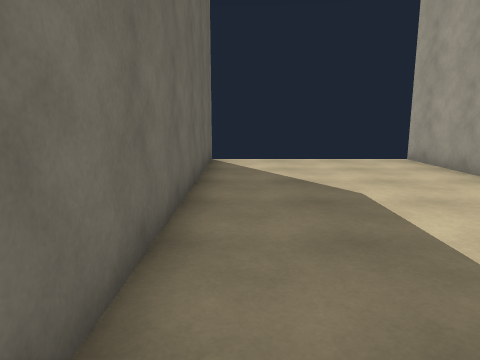
view 1 (above)

24 first-person views from a walk through a 3-D level made in the Unity game engine. The camera is 1.4 m above the floor, tilts 10° down and sees 70° across. The floor is counted in squares, 1 m on a side. Each view is taken from the middle of a square. On the plan, view 1 faces up. The plan holds only what a view shows up to about 15 squares ahead; the rest is blank. The place goes on beyond the plan. The player is left out. Door leaves are left out, so doorways stand open.

view 2
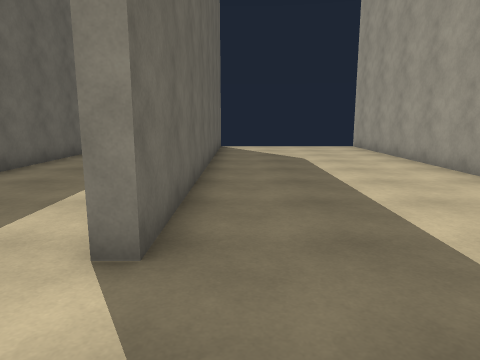

view 3
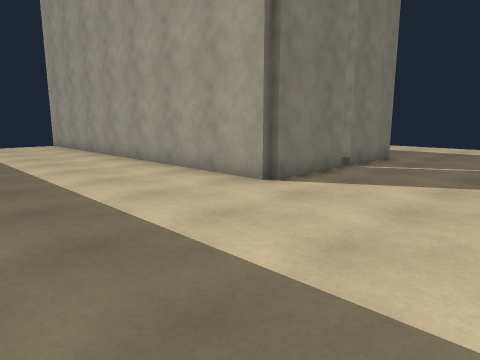

view 4
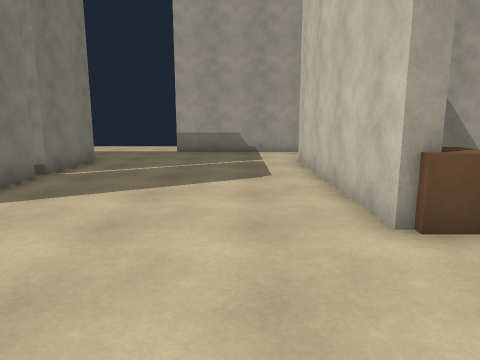

view 5
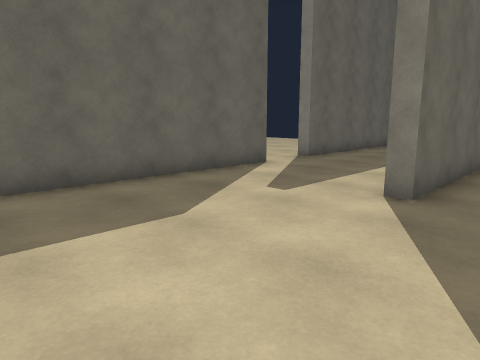

view 6
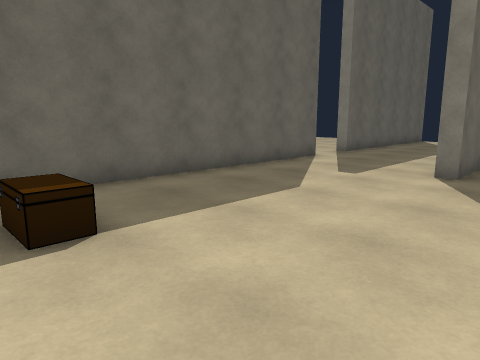

view 7
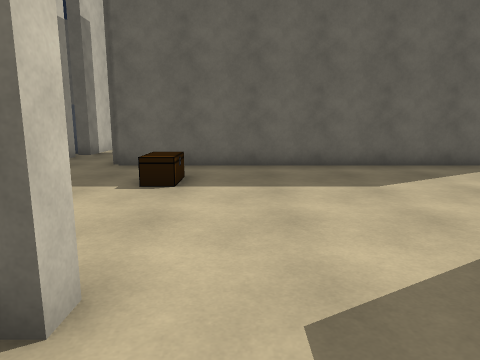

view 8
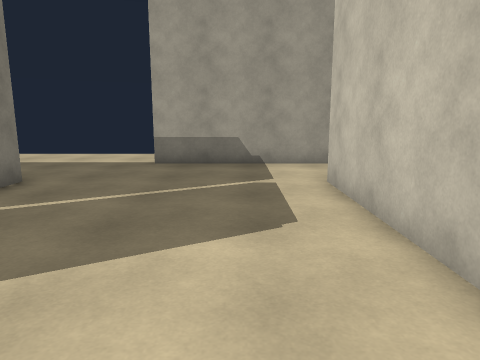

view 9
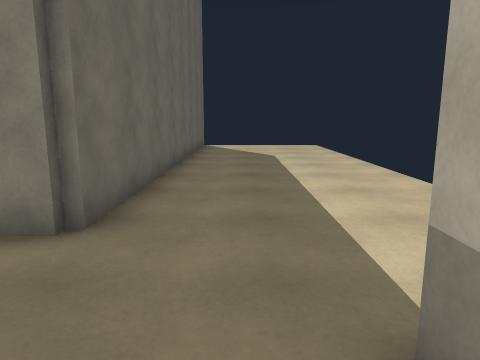

view 10
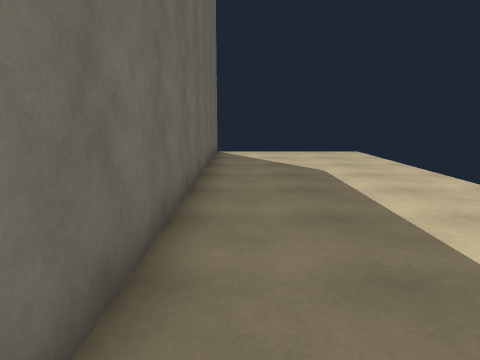

view 11
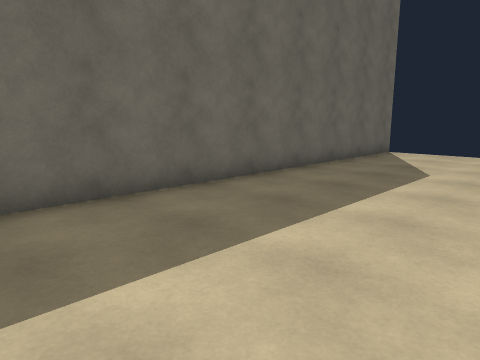

view 12
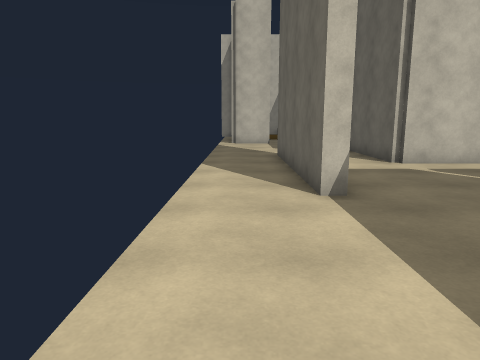

view 13
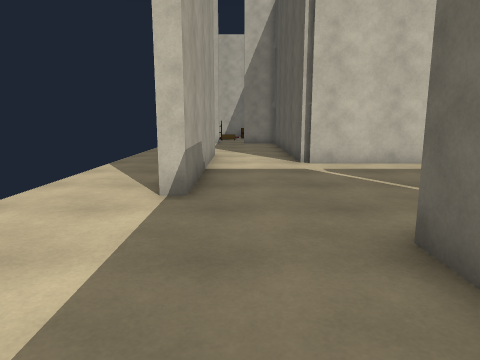

view 14
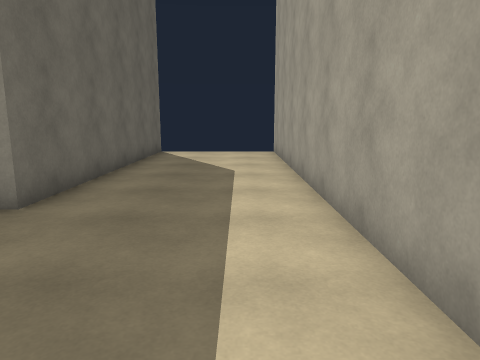

view 15
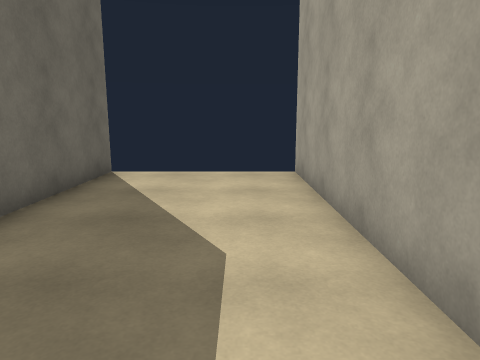

view 16
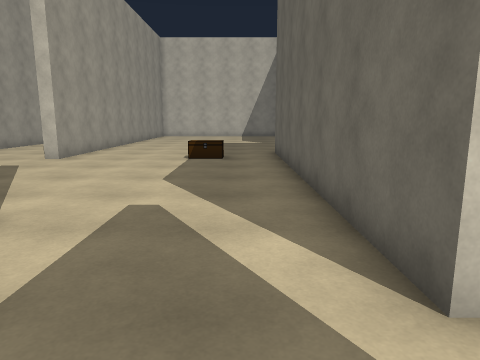

view 17
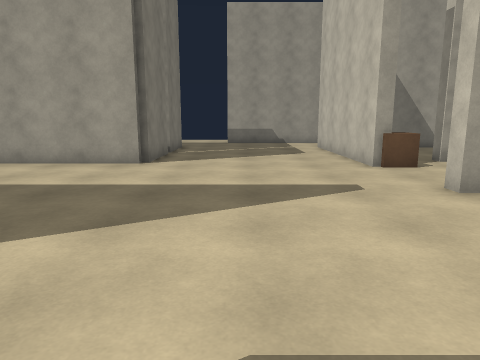

view 18
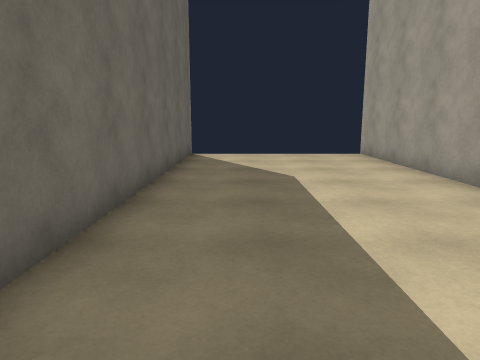

view 19
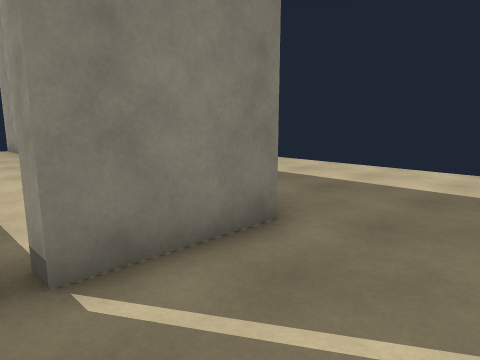

view 20
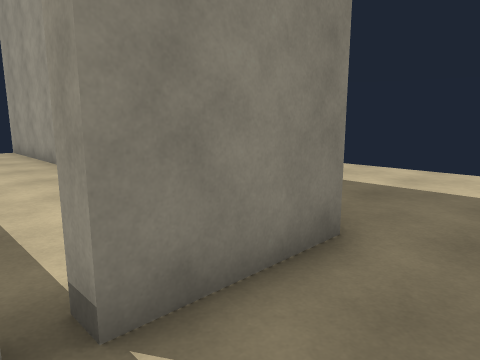

view 21
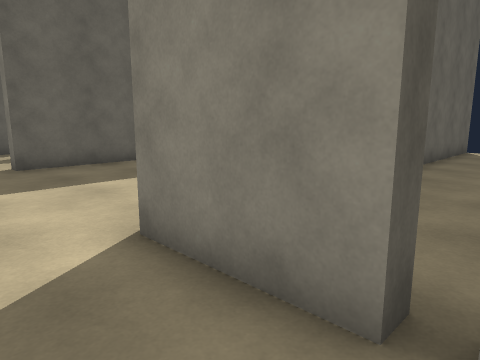

view 22
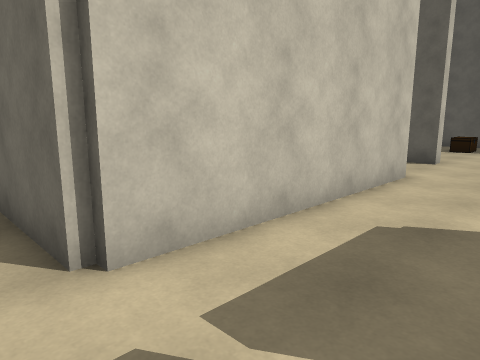

view 23
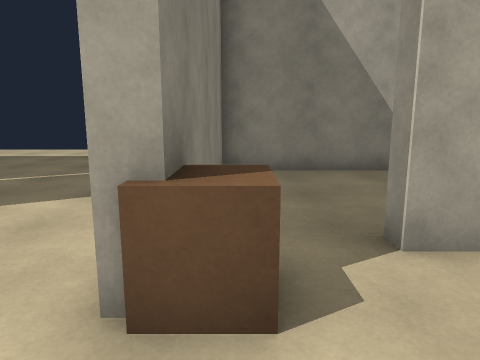

view 24
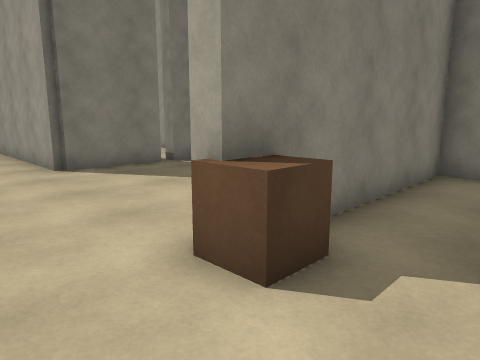

### Floor plan
Points are (right, up) in squares from view 1. A wall is a line through its corners. A room is listed if a view was taken in it or the views show most of it. See-through windows are left out.
Room 1 (views 1, 2, 3, 4, 5, 6, 7, 8, 9, 10, 11, 12, 13, 14, 15, 16, 17, 18, 19, 20, 21, 22, 23, 24)
walls: (9.3, -3) (6, -3) (6, 12.2); (-1.5, -1.1) (-1.5, 12.2); (12.9, -3) (9.8, -3); (5.4, -10) (12.8, -10); (-6.5, -0.1) (-6.5, -12.8); (13, -10.1) (13, -13.5); (6.5, -13.5) (6.5, -12.8) (7, -12.8); (1.5, -13.2) (1.5, -10.2) (2, -10.2) (2, -11.1); (-1, 12.2) (-1, -2.7) (-1.5, -2.7); (12.5, -13.5) (12.5, -10.5) (5.4, -10.5); (13, 12.2) (13, -2.8); (16, -12.6) (16, -5.2) (16.5, -5.2) (16.5, -12.8); (-6.5, 12.2) (-6.5, 2.3) (-7, 2.3)
ways out: opening at (-8, 1); gap at (-7, 12); gap at (-1, 12); gap at (13, 12)
objects: other object (-4, -11) to (-3, -10); other object (5, -11) to (6, -10)

Where each view was taken, in squares from view 1:
view 1: 0 up, 0 right, facing up
view 2: 6 down, 0 right, facing up
view 3: 8 down, 0 right, facing up-right
view 4: 8 down, 1 right, facing right
view 5: 9 down, 1 right, facing up-left
view 6: 12 down, 1 right, facing up-left
view 7: 9 down, 4 right, facing left
view 8: 8 down, 5 right, facing right
view 9: 7 down, 15 right, facing up
view 10: 3 down, 14 right, facing up
view 11: 3 down, 19 right, facing up-left
view 12: 1 up, 18 right, facing down
view 13: 1 up, 15 right, facing down
view 14: 3 down, 3 left, facing up
view 15: 3 up, 3 left, facing up
view 16: 2 up, 5 left, facing down
view 17: 6 down, 5 left, facing right
view 18: 2 down, 1 right, facing up
view 19: 6 down, 9 right, facing up-right
view 20: 5 down, 9 right, facing up-right
view 21: 5 down, 10 right, facing up-left
view 22: 7 down, 14 right, facing down-left
view 23: 11 down, 3 right, facing right
view 24: 13 down, 3 right, facing up-right
